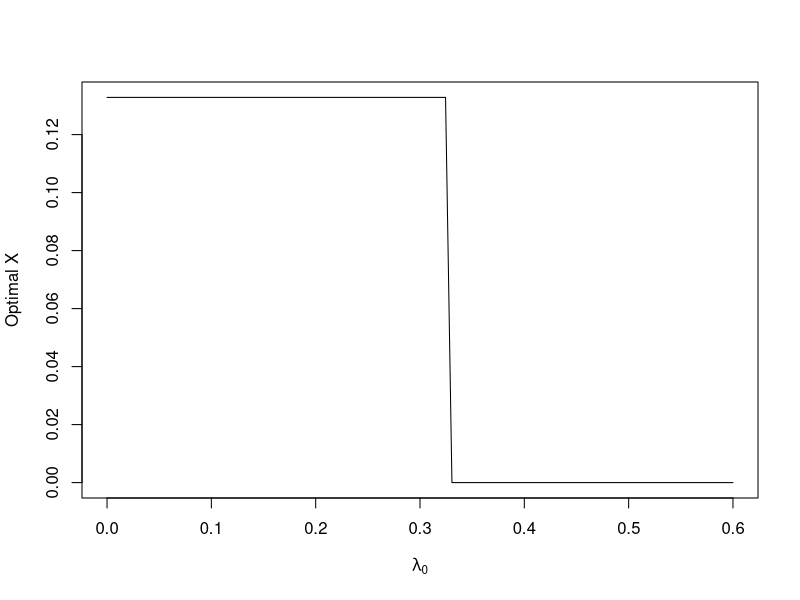
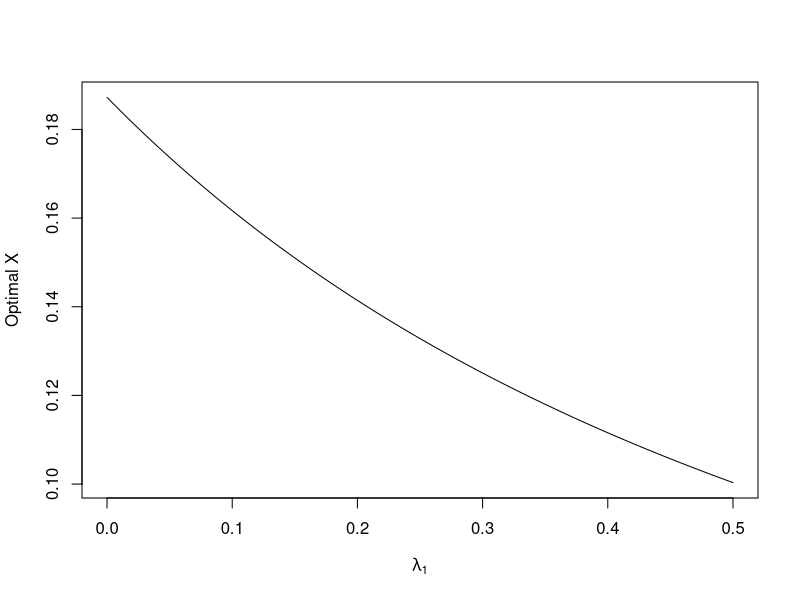
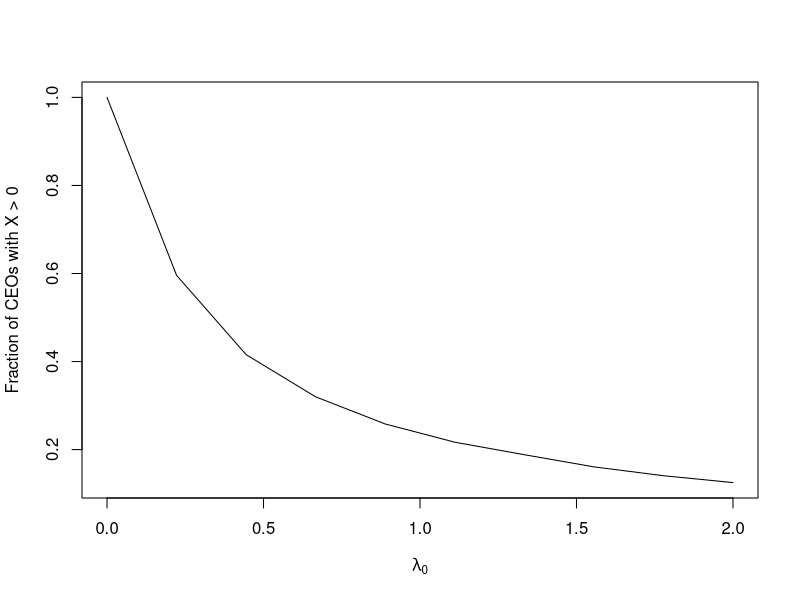
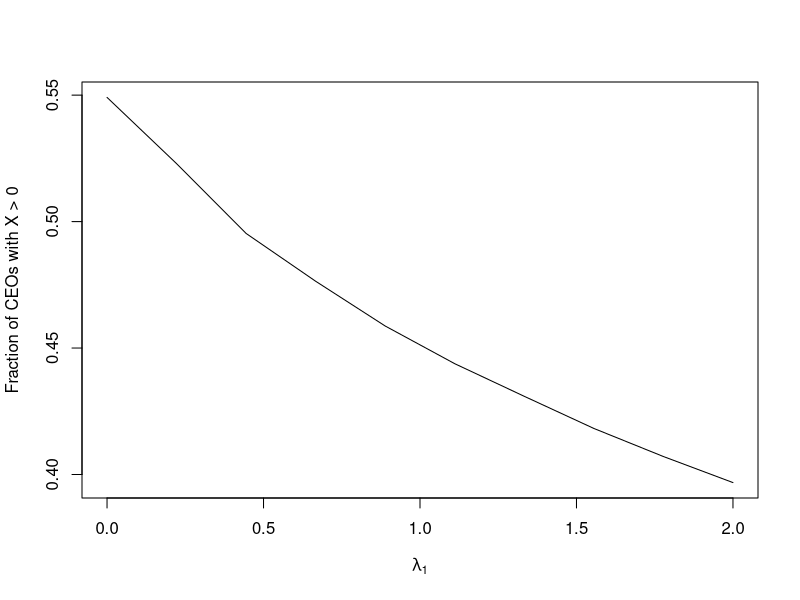

Write R code to recreate these figures, in order.
rm(list = ls())

#####3.2#####

alpha = 0.35
r = 0.04
z = 0
lambda1 = 0.25

lambda0 = seq(0, 0.6, 0.6/98)
x = ((1+r)*(1+lambda1)/(alpha * exp(z)))^(1/(alpha - 1))

obj = exp(z)*x^alpha - x - lambda0 - lambda1 * x

x = ifelse(obj > 0, x, 0)

plot(x = lambda0, y = x, type = 'l',
     ylab = 'Optimal X', xlab = bquote(lambda[0]))


#####3.3#####


alpha = 0.35
r = 0.04
z = 0
lambda0 = 0.25

lambda1 = seq(0, 0.5, 0.5/98)
x = ((1+r)*(1+lambda1)/(alpha * exp(z)))^(1/(alpha - 1))

obj = exp(z)*x^alpha - x - lambda0 - lambda1 * x

x = ifelse(obj > 0, x, 0)

plot(x = lambda1, y = x, type = 'l',
     ylab = 'Optimal X', xlab = bquote(lambda[1]))


#####3.4#####
set.seed(1)

alpha = 0.35
r = 0.04
lambda0 = 0.3
lambda1 = 0.25

z = rnorm(1e4)

x = ((1+r)*(1+lambda1)/(alpha * exp(z)))^(1/(alpha - 1))

obj = exp(z)*x^alpha - x - lambda0 - lambda1 * x

x = ifelse(obj > 0, x, 0)

sum(x > 0)/1e4

#####3.5#####
res = c()

for(lambda0 in seq(0, 2, 2/9)){
  set.seed(1)
  
  alpha = 0.35
  r = 0.04
  lambda1 = 0.25
  
  z = rnorm(1e4)
  
  x = ((1+r)*(1+lambda1)/(alpha * exp(z)))^(1/(alpha - 1))
  
  obj = exp(z)*x^alpha - x - lambda0 - lambda1 * x
  
  x = ifelse(obj > 0, x, 0)
  
  
  res = rbind(res, c(lambda0, sum(x > 0)/1e4))
}


plot(x = res[,1], y = res[,2], type = 'l', 
     ylab = 'Fraction of CEOs with X > 0', xlab = bquote(lambda[0]))



#####3.6#####

res1 = c()

for(lambda1 in seq(0, 2, 2/9)){
  set.seed(1)
  
  alpha = 0.35
  r = 0.04
  lambda0 = 0.3
  
  z = rnorm(1e4)
  
  x = ((1+r)*(1+lambda1)/(alpha * exp(z)))^(1/(alpha - 1))
  
  obj = exp(z)*x^alpha - x - lambda0 - lambda1 * x
  
  x = ifelse(obj > 0, x, 0)
  
  
  res1 = rbind(res1, c(lambda1, sum(x > 0)/1e4))
}


plot(x = res1[,1], y = res1[,2], type = 'l', 
     ylab = 'Fraction of CEOs with X > 0', xlab = bquote(lambda[1]))

